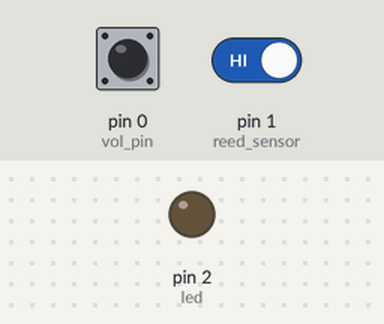
A sketch run on a simulated Arduino Uno, built with avr-gcc and run on an emulated ATmega328P. Shown: output pins drawn as LEDs (lit = HIGH). Dashed ring = blinking. The test bench sets the inputs (shaded band); at power-on: pin 0 (vol_pin) HIGH, pin 1 (reed_sensor) HIGH. The audio player accepts every command and is not drawn.

Above: at 0.1 s.
At 2.7 s:
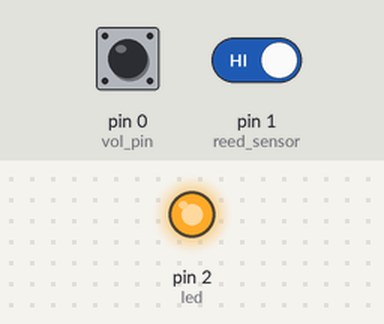
2.8 s: pin 0 (vol_pin) pulled LOW for 3.2 s
At 6.2 s:
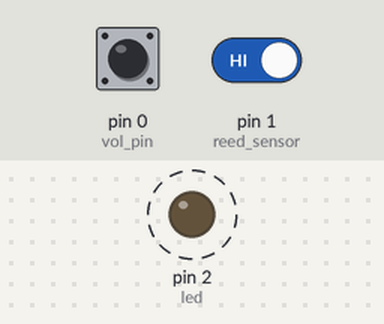
Timing chart, 0 to 7.9 s (numbered marks = the images above; inputs shaded):
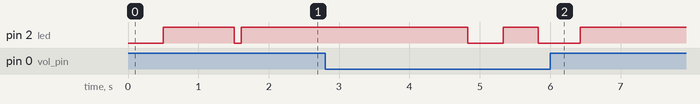

The sketch:

DMBcode.ino
```cpp
#include <EEPROM.h>
#include <SoftwareSerial.h>
#include "DFRobotDFPlayerMini.h"
#include <avr/pgmspace.h>

#define sensor_low LOW
#define reed_sensor 1 // this is physical pin 6
#define vol_pin 0 // this is physical pin 5
#define led 2 // this is physical pin 7 (optional debug LED)
#define Rx 3 // this is physical pin 2 (connect to Tx on DFplayer mini)
#define Tx 4 // this is physical pin 3 (connect to Rx on DFplayer mini with 1K res)

int proximity;
bool has_ended = false;
bool is_playing = false;
bool was_vol_pressed = false;

int volumeLevels[] = {15, 20, 25, 30};  // Predefined volume levels
int currentVolumeIndex; // No initialization, we will load this from EEPROM

unsigned long volPressTime = 0;  // Time when vol_pin was first pressed
unsigned long volReleaseTime = 0;  // Time when vol_pin was released
const unsigned long resetThreshold = 2000;  // 2 seconds threshold for reset
const unsigned long debounceDelay = 50;  // Debounce time to ignore button noise

SoftwareSerial mySoftwareSerial(Rx, Tx);
DFRobotDFPlayerMini myDFPlayer;


void setup()
{
  mySoftwareSerial.begin(9600);

  // optional debug LED
  pinMode(led, OUTPUT);
  digitalWrite(led, LOW);

  pinMode(reed_sensor, INPUT_PULLUP);
  pinMode(vol_pin, INPUT_PULLUP);

  // fast flash if shit is broken
  if (!myDFPlayer.begin(mySoftwareSerial))
  {
    while (true)
    {
      digitalWrite(led, HIGH);
      delay(100);
      digitalWrite(led, LOW);
      delay(100);
    }
  }

  // Turn on LED if shit works
  digitalWrite(led, HIGH);

  // Load last saved volume index from EEPROM
  currentVolumeIndex = EEPROM.read(0);
  if (currentVolumeIndex < 0 || currentVolumeIndex > 3)
  {
    currentVolumeIndex = 3; // Default to highest volume if EEPROM value is invalid
  }

  myDFPlayer.volume(volumeLevels[currentVolumeIndex]);

  // Add a delay to allow DFPlayer Mini to stabilize
  delay(1000);
}


void loop()
{
  proximity = digitalRead(reed_sensor);
  bool vol_pressed = digitalRead(vol_pin) == LOW;

  // Handle button functions
  if (vol_pressed && !was_vol_pressed)
  {
    // Button just pressed
    volPressTime = millis();  // Record the time when the button was pressed
    was_vol_pressed = true;
    delay(debounceDelay);  // Debounce delay
  }
  else if (!vol_pressed && was_vol_pressed)
  {
    // Button just released
    volReleaseTime = millis();
    if (volReleaseTime - volPressTime < resetThreshold)
    {
      // Short press: Change volume
      currentVolumeIndex = (currentVolumeIndex + 1) % 4; // Cycle through volume levels
      myDFPlayer.volume(volumeLevels[currentVolumeIndex]);

      // Save the new volume index to EEPROM
      EEPROM.write(0, currentVolumeIndex);

      // Blink LED to indicate volume change
      digitalWrite(led, LOW);
      delay(100);
      digitalWrite(led, HIGH);
    }
    was_vol_pressed = false;  // Reset button press state
  }
  else if (vol_pressed && was_vol_pressed)
  {
    // Button held down for a longer time
    if (millis() - volPressTime >= resetThreshold)
    {
      // Long press: Reset the audio
      myDFPlayer.stop();
      is_playing = false;
      has_ended = false;
      myDFPlayer.play(1);  // Start playing from track 1
      is_playing = true;
      myDFPlayer.pause();
      is_playing = false;

      // Blink LED twice to indicate reset
      digitalWrite(led, LOW);
      delay(500);
      digitalWrite(led, HIGH);
      delay(500);
      digitalWrite(led, LOW);
      delay(500);
      digitalWrite(led, HIGH);

      volPressTime = millis();  // Reset the timer to avoid multiple triggers
      was_vol_pressed = false;  // Reset button press state
    }
  }

  // Check if audio has finished playing
  if (myDFPlayer.available())
  {
    if (myDFPlayer.readType() == DFPlayerPlayFinished)
    {
      myDFPlayer.stop();
      is_playing = false;
      has_ended = true;

      // Blink LED to indicate audio has ended
      digitalWrite(led, LOW);
      delay(500);
      digitalWrite(led, HIGH);
    }
  }

  // Handle reed sensor
  if (proximity == sensor_low && !is_playing && has_ended)
  {
    myDFPlayer.stop();
    is_playing = false;
    has_ended = false;
    myDFPlayer.play(1);  // Start playing from track 1
    is_playing = true;
    myDFPlayer.pause();
    is_playing = false;

    // Blink LED twice to indicate reset due to reed sensor
    digitalWrite(led, LOW);
    delay(500);
    digitalWrite(led, HIGH);
    delay(500);
    digitalWrite(led, LOW);
    delay(500);
    digitalWrite(led, HIGH);
  }
  if (proximity == sensor_low)
  {
    if (is_playing)
    {
      myDFPlayer.pause();
      is_playing = false;

      // Blink LED to indicate pause due to reed sensor
      digitalWrite(led, LOW);
      delay(100);
      digitalWrite(led, HIGH);
    }
  }
  else
  {
    if (!is_playing && !has_ended)
    {
      myDFPlayer.start();
      is_playing = true;

      // Blink LED to indicate resume due to reed sensor
      digitalWrite(led, LOW);
      delay(100);
      digitalWrite(led, HIGH);
    }
  }
}
```

Measured:
- after the input at 2.8 s, pin 2 (led): alternates HIGH for 0.50 s and LOW for 0.55 s, 4 changes in all, then stays HIGH, starting after 2.0 s
